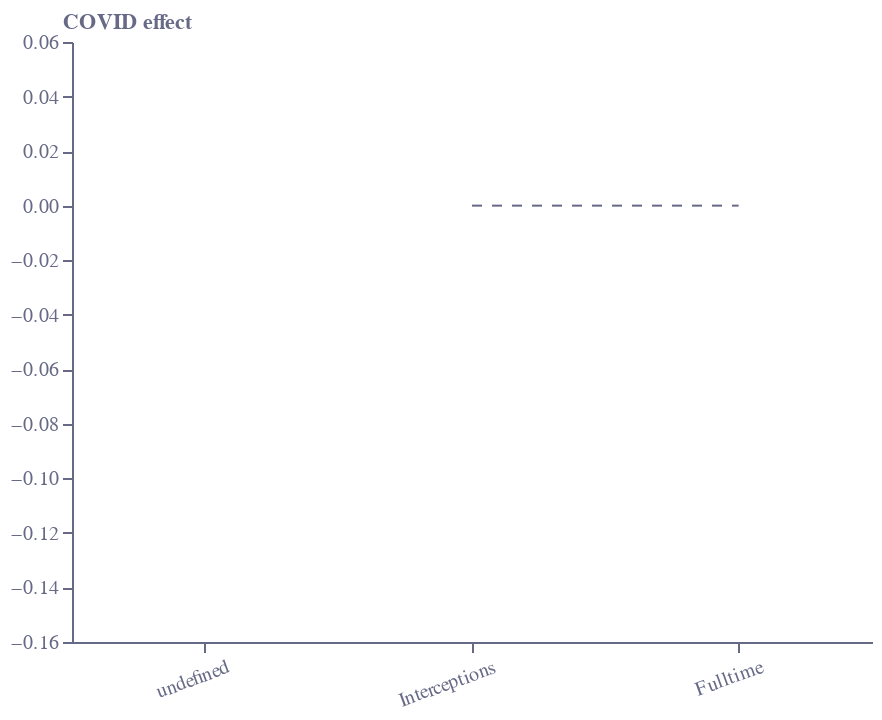

Notebook cell for this chart:
### Code cell
base = alt.Chart(f5).encode(
    x=alt.X(
        "x:N",
        sort=[],
        axis=alt.Axis(
            grid=False,
            titleAlign="right",
            titleAnchor="end",
            title="",
            titleY=-15,
            labelColor=colors["eco-gray"],
            titleColor=colors["eco-gray"],
            tickColor=colors["eco-gray"],
            domainColor=colors["eco-gray"],
            tickCount=10,
            orient="bottom",
            labelAngle=-20,
            labelOffset=10,
        ),
    )
)
line = base.mark_line(color=colors["eco-turquiose"]).encode(
    y=alt.Y(
        "y:Q",
        sort=[],
        axis=alt.Axis(
            grid=False,
            title="COVID effect",
            titleX=-5,
            titleY=-5,
            titleBaseline="bottom",
            titleAngle=0,
            titleAlign="left",
            labelColor=colors["eco-gray"],
            titleColor=colors["eco-gray"],
            tickColor=colors["eco-gray"],
            domainColor=colors["eco-gray"],
        ),
        scale=alt.Scale(domain=[-0.16, 0.06]),
    )
)
points = line.mark_point(
    size=25, color=colors["eco-turquiose"], fill=colors["eco-turquiose"]
)
top = line.mark_point(
    size=25, shape="line", color=colors["eco-turquiose"], fill=colors["eco-turquiose"]
).encode(y="e2:Q")
area = base.mark_errorbar(
    opacity=0.4, color=colors["eco-turquiose"], ticks=True
).encode(y=alt.Y("e1:Q", axis=alt.Axis(title="")), y2="e2:Q")
axis1 = (
    alt.Chart(pd.DataFrame([{"x": "Interceptions", "y": 0}, {"x": "Fulltime", "y": 0}]))
    .mark_line(strokeWidth=1, strokeDash=[5, 5], color=colors["eco-gray"])
    .encode(x=alt.X("x:N", sort=[]), y="y:Q")
)
layer1 = (
    ((top + area + line + points + axis1).properties(height=300, width=400))
    .configure_view(stroke=None)
    .properties(title="")
)
layer1.save("visualisation/" + f + ".json")
layer1.save("visualisation/" + f + ".png")
open("README.md", "a").write(readme)
layer1

### Figure 1 — Vega-Lite specification as saved in the notebook (floating-point values rounded to 4 significant figures; data arrays with more than 128 entries replaced by an {"elided": "..."} marker saying what was removed)
{"config": {"view": {"continuousWidth": 400, "continuousHeight": 300, "stroke": null}}, "layer": [{"mark": {"type": "point", "color": "#36B7B4", "fill": "#36B7B4", "shape": "line", "size": 25}, "encoding": {"x": {"axis": {"domainColor": "#676A86", "grid": false, "labelAngle": -20, "labelColor": "#676A86", "labelOffset": 10, "orient": "bottom", "tickColor": "#676A86", "tickCount": 10, "title": "", "titleAlign": "right", "titleAnchor": "end", "titleColor": "#676A86", "titleY": -15}, "field": "x", "sort": [], "type": "nominal"}, "y": {"field": "e2", "type": "quantitative"}}}, {"mark": {"type": "errorbar", "color": "#36B7B4", "opacity": 0.4, "ticks": true}, "encoding": {"x": {"axis": {"domainColor": "#676A86", "grid": false, "labelAngle": -20, "labelColor": "#676A86", "labelOffset": 10, "orient": "bottom", "tickColor": "#676A86", "tickCount": 10, "title": "", "titleAlign": "right", "titleAnchor": "end", "titleColor": "#676A86", "titleY": -15}, "field": "x", "sort": [], "type": "nominal"}, "y": {"axis": {"title": ""}, "field": "e1", "type": "quantitative"}, "y2": {"field": "e2"}}}, {"mark": {"type": "line", "color": "#36B7B4"}, "encoding": {"x": {"axis": {"domainColor": "#676A86", "grid": false, "labelAngle": -20, "labelColor": "#676A86", "labelOffset": 10, "orient": "bottom", "tickColor": "#676A86", "tickCount": 10, "title": "", "titleAlign": "right", "titleAnchor": "end", "titleColor": "#676A86", "titleY": -15}, "field": "x", "sort": [], "type": "nominal"}, "y": {"axis": {"domainColor": "#676A86", "grid": false, "labelColor": "#676A86", "tickColor": "#676A86", "title": "COVID effect", "titleAlign": "left", "titleAngle": 0, "titleBaseline": "bottom", "titleColor": "#676A86", "titleX": -5, "titleY": -5}, "field": "y", "scale": {"domain": [-0.16, 0.06]}, "sort": [], "type": "quantitative"}}}, {"mark": {"type": "point", "color": "#36B7B4", "fill": "#36B7B4", "size": 25}, "encoding": {"x": {"axis": {"domainColor": "#676A86", "grid": false, "labelAngle": -20, "labelColor": "#676A86", "labelOffset": 10, "orient": "bottom", "tickColor": "#676A86", "tickCount": 10, "title": "", "titleAlign": "right", "titleAnchor": "end", "titleColor": "#676A86", "titleY": -15}, "field": "x", "sort": [], "type": "nominal"}, "y": {"axis": {"domainColor": "#676A86", "grid": false, "labelColor": "#676A86", "tickColor": "#676A86", "title": "COVID effect", "titleAlign": "left", "titleAngle": 0, "titleBaseline": "bottom", "titleColor": "#676A86", "titleX": -5, "titleY": -5}, "field": "y", "scale": {"domain": [-0.16, 0.06]}, "sort": [], "type": "quantitative"}}}, {"data": {"name": "data-4b68bcaf27028d76ad1dd87ac872179c"}, "mark": {"type": "line", "color": "#676A86", "strokeDash": [5, 5], "strokeWidth": 1}, "encoding": {"x": {"field": "x", "sort": [], "type": "nominal"}, "y": {"field": "y", "type": "quantitative"}}}], "data": {"name": "data-75b5b75465e5b463ed31ed88ea1e227b"}, "height": 300, "title": "", "width": 400, "$schema": "https://vega.github.io/schema/vega-lite/v4.17.0.json", "datasets": {"data-75b5b75465e5b463ed31ed88ea1e227b": {"elided": "1290 records"}, "data-4b68bcaf27028d76ad1dd87ac872179c": [{"x": "Interceptions", "y": 0}, {"x": "Fulltime", "y": 0}]}}
